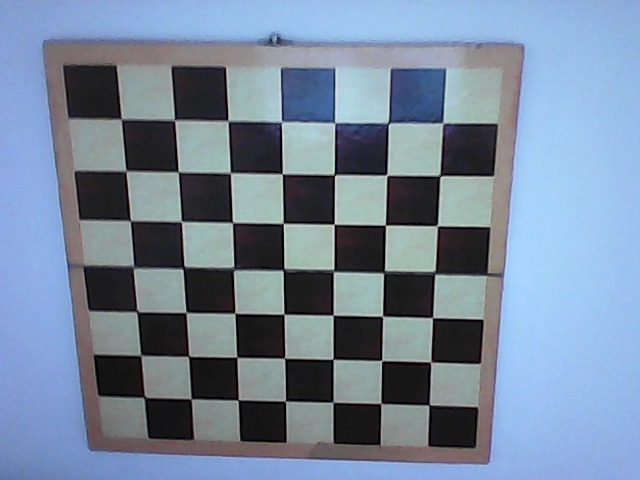
#> input picture Camarapc/imagen1.jpeg, 640 x 480 px; its folder holds 4 pictures in this run
$ python Calibracion.py
#> lines starting #> are read from the running program, lines starting #| are printed output that depends on the picture; after the words box and inside, x2 and y2 are one past the last pixel; in counts of white or black regions, pixels touching at a corner belong together
'''
/////////////////////////////////////////////
//    PONTIFICIA UNIVERSIDAD JAVERIANA     //
//                                         //
//  Carlos Daniel Cadena Cahvarro          //
//  Carlos Arturo Redondo Hurtado          //
//  Procesamiento de imagenes y vision     //
//  TALLER #2                              //
/////////////////////////////////////////////
'''
#Parte de este codigo tuvo colaboración con scripts del Ingeniero Julian Armando Quiroga

import numpy as np
import cv2
import glob
import os
import json

w = 7
h = 6

# termination criteria
criteria = (cv2.TERM_CRITERIA_EPS + cv2.TERM_CRITERIA_MAX_ITER, 30, 0.001)

# prepare object points, like (0,0,0), (1,0,0), (2,0,0) ....,(6,5,0)
objp = np.zeros((h * w, 3), np.float32)
objp[:, :2] = np.mgrid[0:w, 0:h].T.reshape(-1, 2)
# Arrays to store object points and image points from all the images.
objpoints = []  # 3d point in real world space
imgpoints = []  # 2d points in image plane.

path = r'.\Camarapc' #r'.\Phone_images'
path_file = os.path.join(path, 'imagen*.jpeg')

images = glob.glob(path_file)
print(images)
for fname in images:
    img = cv2.imread(fname)
#> img is the input picture: shape (480, 640, 3); mean B, G, R 156.6, 135.7, 118.1
    #cv2.imshow('imgaas', img)
    #cv2.waitKey(0)
    gray = cv2.cvtColor(img, cv2.COLOR_BGR2GRAY)
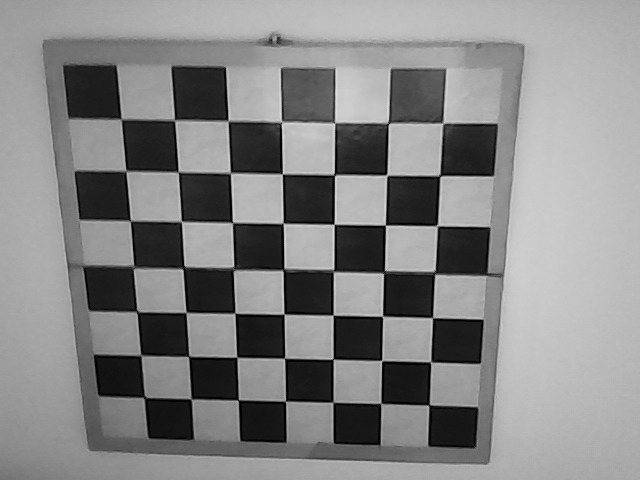
#> gray: shape (480, 640); min 0, max 226, mean 132.8
    # Find the chess board corners
    ret, corners = cv2.findChessboardCorners(gray, (w, h), None)
#> ret = False; corners = None

    # If found, add object points, image points (after refining them)
    print(ret, corners)
#| False None
    if ret == True:
        objpoints.append(objp)

        corners2 = cv2.cornerSubPix(gray, corners, (11, 11), (-1, -1), criteria)
        imgpoints.append(corners2)

        # Draw and display the corners
        img = cv2.drawChessboardCorners(img, (w, h), corners2, ret)
        cv2.imshow('img', img)
        cv2.waitKey(250)
#> pass 2 of the loop `for fname in images:`:
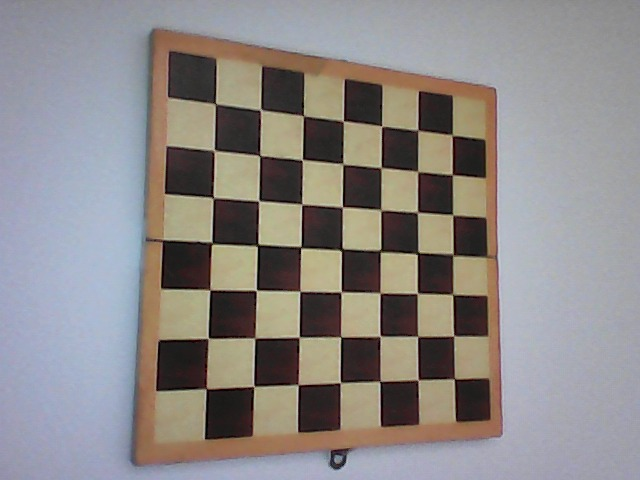
#> input picture Camarapc/imagen10.jpeg, 640 x 480 px
#> img is the input picture: shape (480, 640, 3); mean B, G, R 135.3, 136.6, 140.9
#> `gray = cv2.cvtColor(img, cv2.COLOR_BGR2GRAY)`:
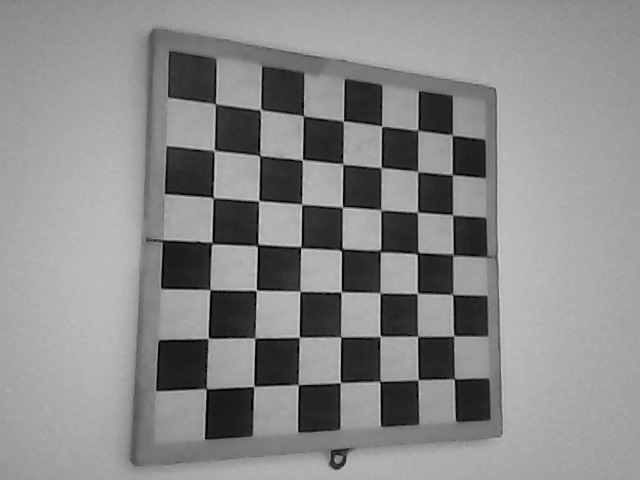
#> gray: shape (480, 640); min 0, max 212, mean 137.8
#> ret = True; corners = 42 rows, first 8: [447, 373], [418.2, 380.2], [379.5, 382.6], [340.7, 383.5], [297.7, 385.7], [254.1, 386.2], [205.9, 389.3], [453.7, 335.8]
#> (printed output is left out)
#> corners2 = 42 rows, first 8: [454.3, 378.7], [418.1, 379.8], [380, 381.3], [340.3, 382.6], [298.2, 384.6], [253.8, 386.4], [206.3, 388.6], [453.7, 335.9]
#> `img = cv2.drawChessboardCorners(img, (w, h), corners2, ret)`:
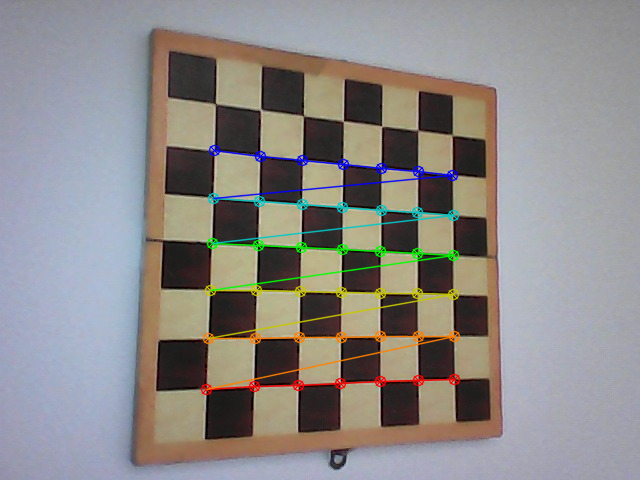
#> img: shape (480, 640, 3); 3.72% of pixels changed, all inside (x1, y1, x2, y2) = (200, 144, 461, 396)
#> pass 3 of the loop `for fname in images:`:
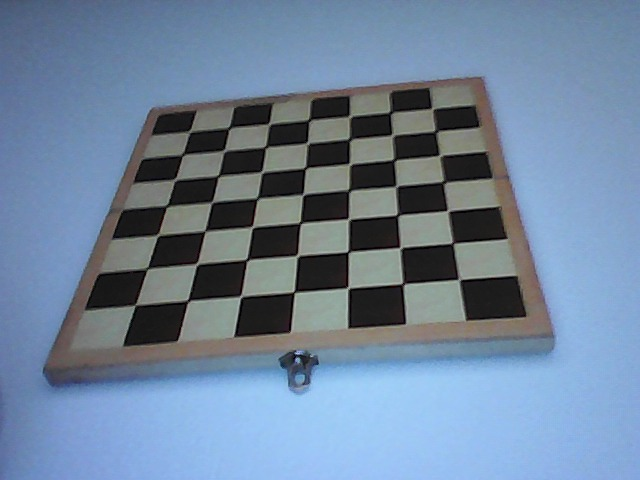
#> input picture Camarapc/imagen11.jpeg, 640 x 480 px
#> img is the input picture: shape (480, 640, 3); mean B, G, R 155.6, 131.9, 111.1
#> `gray = cv2.cvtColor(img, cv2.COLOR_BGR2GRAY)`:
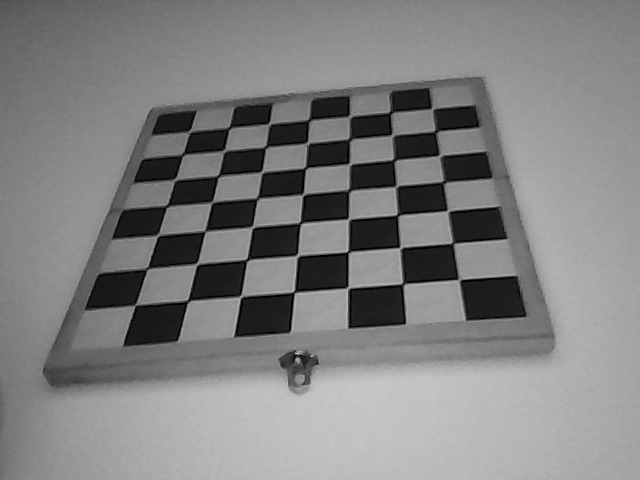
#> gray: shape (480, 640); min 0, max 202, mean 128.4
#> corners = 42 rows, first 8: [187.3, 300.7], [196.7, 264.6], [204.7, 230.9], [211.6, 202.7], [218, 176], [223.1, 150.2], [229.5, 128], [240.9, 296.9]
#> (printed output is left out)
#> corners2 = 42 rows, first 8: [187.8, 300.6], [196.9, 264], [205, 231], [211.8, 202.3], [218.4, 175.9], [224.1, 150.6], [229.1, 127.8], [240.8, 296.5]
#> `img = cv2.drawChessboardCorners(img, (w, h), corners2, ret)`:
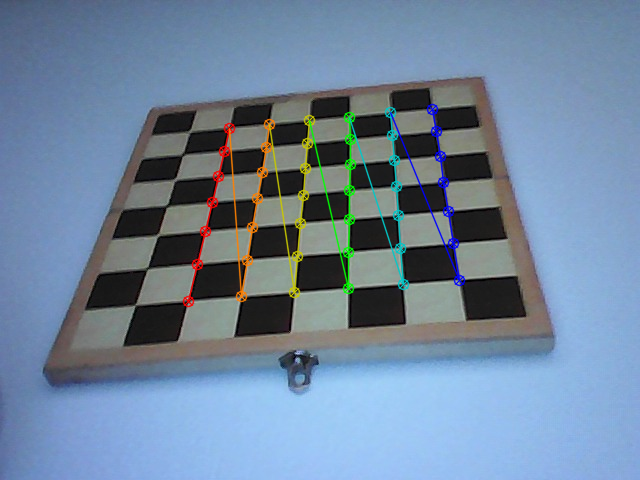
#> img: shape (480, 640, 3); 2.96% of pixels changed, all inside (x1, y1, x2, y2) = (182, 103, 466, 308)
#> the loop made 4 passes; the first 3 are shown

cv2.destroyAllWindows()
ret, mtx, dist, rvecs, tvecs = cv2.calibrateCamera(objpoints, imgpoints, gray.shape[::-1], None, None)

print(mtx)
print(dist)

# reprojection error
mean_error = 0
for i in range(len(objpoints)):
    imgpoints2, _ = cv2.projectPoints(objpoints[i], rvecs[i], tvecs[i], mtx, dist)
    error = cv2.norm(imgpoints[i], imgpoints2, cv2.NORM_L2) / len(imgpoints2)
    mean_error += error

print("total error: {}".format(mean_error / len(objpoints)))

file_name = 'calibration_pc.json'
json_file = os.path.join(path, file_name)

data = {
    'K': mtx.tolist(),
    'distortion': dist.tolist()
}

with open(json_file, 'w') as fp:
    json.dump(data, fp, sort_keys=True, indent=1, ensure_ascii=False)

with open(json_file) as fp:
    json_data = json.load(fp)
print(json_data)
